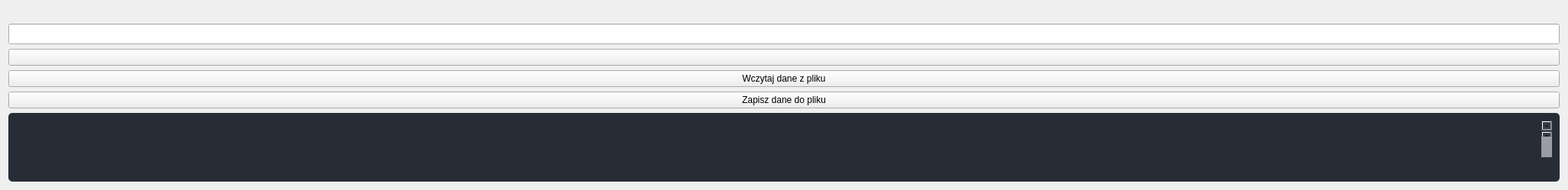
                  <widget class="QWidget" name="tabWidgetPage7">
                   <attribute name="icon">
                    <iconset>
                     <normaloff>zdjecia/DPD.jpg</normaloff>zdjecia/DPD.jpg</iconset>
                   </attribute>
                   <attribute name="title">
                    <string/>
                   </attribute>
                   <layout class="QVBoxLayout" name="verticalLayout_12">
                    <item alignment="Qt::AlignHCenter|Qt::AlignVCenter">
                     <widget class="QLabel" name="label_12">
                      <property name="maximumSize">
                       <size>
                        <width>16777215</width>
                        <height>333</height>
                       </size>
                      </property>
                      <property name="text">
                       <string/>
                      </property>
                      <property name="pixmap">
                       <pixmap>zdjecia/dpd.png</pixmap>
                      </property>
                     </widget>
                    </item>
                    <item>
                     <widget class="QLineEdit" name="lineEdit_10">
                      <property name="font">
                       <font>
                        <pointsize>12</pointsize>
                       </font>
                      </property>
                      <property name="clearButtonEnabled">
                       <bool>true</bool>
                      </property>
                     </widget>
                    </item>
                    <item>
                     <widget class="QPushButton" name="pushButton_13">
                      <property name="text">
                       <string/>
                      </property>
                      <property name="icon">
                       <iconset>
                        <normaloff>zdjecia/Jommans-Briefness-Search.ico</normaloff>zdjecia/Jommans-Briefness-Search.ico</iconset>
                      </property>
                      <property name="iconSize">
                       <size>
                        <width>30</width>
                        <height>30</height>
                       </size>
                      </property>
                     </widget>
                    </item>
                    <item>
                     <widget class="QPushButton" name="pushButton_14">
                      <property name="text">
                       <string>Wczytaj dane z pliku</string>
                      </property>
                      <property name="icon">
                       <iconset>
                        <normaloff>zdjecia/import-512.png</normaloff>zdjecia/import-512.png</iconset>
                      </property>
                      <property name="iconSize">
                       <size>
                        <width>30</width>
                        <height>30</height>
                       </size>
                      </property>
                     </widget>
                    </item>
                    <item>
                     <widget class="QPushButton" name="pushButton_20">
                      <property name="text">
                       <string>Zapisz dane do pliku</string>
                      </property>
                      <property name="icon">
                       <iconset>
                        <normaloff>zdjecia/excel-icon1.png</normaloff>zdjecia/excel-icon1.png</iconset>
                      </property>
                      <property name="iconSize">
                       <size>
                        <width>30</width>
                        <height>30</height>
                       </size>
                      </property>
                     </widget>
                    </item>
                    <item>
                     <widget class="QTableWidget" name="tableWidget_34">
                      <property name="sizePolicy">
                       <sizepolicy hsizetype="Expanding" vsizetype="Expanding">
                        <horstretch>0</horstretch>
                        <verstretch>0</verstretch>
                       </sizepolicy>
                      </property>
                      <property name="palette">
                       <palette>
                        <active>
                         <colorrole role="WindowText">
                          <brush brushstyle="SolidPattern">
                           <color alpha="255">
                            <red>210</red>
                            <green>210</green>
                            <blue>210</blue>
                           </color>
                          </brush>
                         </colorrole>
                         <colorrole role="Button">
                          <brush brushstyle="SolidPattern">
                           <color alpha="255">
                            <red>39</red>
                            <green>44</green>
                            <blue>54</blue>
                           </color>
                          </brush>
                         </colorrole>
                         <colorrole role="Text">
                          <brush brushstyle="SolidPattern">
                           <color alpha="255">
                            <red>210</red>
                            <green>210</green>
                            <blue>210</blue>
                           </color>
                          </brush>
                         </colorrole>
                         <colorrole role="ButtonText">
                          <brush brushstyle="SolidPattern">
                           <color alpha="255">
                            <red>210</red>
                            <green>210</green>
                            <blue>210</blue>
                           </color>
                          </brush>
                         </colorrole>
                         <colorrole role="Base">
                          <brush brushstyle="SolidPattern">
                           <color alpha="255">
                            <red>39</red>
                            <green>44</green>
                            <blue>54</blue>
                           </color>
                          </brush>
                         </colorrole>
                         <colorrole role="Window">
                          <brush brushstyle="SolidPattern">
                           <color alpha="255">
                            <red>39</red>
                            <green>44</green>
                            <blue>54</blue>
                           </color>
                          </brush>
                         </colorrole>
                        </active>
                        <inactive>
                         <colorrole role="WindowText">
                          <brush brushstyle="SolidPattern">
                           <color alpha="255">
                            <red>210</red>
                            <green>210</green>
                            <blue>210</blue>
                           </color>
                          </brush>
                         </colorrole>
                         <colorrole role="Button">
                          <brush brushstyle="SolidPattern">
                           <color alpha="255">
                            <red>39</red>
                            <green>44</green>
                            <blue>54</blue>
                           </color>
                          </brush>
                         </colorrole>
                         <colorrole role="Text">
                          <brush brushstyle="SolidPattern">
                           <color alpha="255">
                            <red>210</red>
                            <green>210</green>
                            <blue>210</blue>
                           </color>
                          </brush>
                         </colorrole>
                         <colorrole role="ButtonText">
                          <brush brushstyle="SolidPattern">
                           <color alpha="255">
                            <red>210</red>
                            <green>210</green>
                            <blue>210</blue>
                           </color>
                          </brush>
                         </colorrole>
                         <colorrole role="Base">
                          <brush brushstyle="SolidPattern">
                           <color alpha="255">
                            <red>39</red>
                            <green>44</green>
                            <blue>54</blue>
                           </color>
                          </brush>
                         </colorrole>
                         <colorrole role="Window">
                          <brush brushstyle="SolidPattern">
                           <color alpha="255">
                            <red>39</red>
                            <green>44</green>
                            <blue>54</blue>
                           </color>
                          </brush>
                         </colorrole>
                        </inactive>
                        <disabled>
                         <colorrole role="WindowText">
                          <brush brushstyle="SolidPattern">
                           <color alpha="255">
                            <red>210</red>
                            <green>210</green>
                            <blue>210</blue>
                           </color>
                          </brush>
                         </colorrole>
                         <colorrole role="Button">
                          <brush brushstyle="SolidPattern">
                           <color alpha="255">
                            <red>39</red>
                            <green>44</green>
                            <blue>54</blue>
                           </color>
                          </brush>
                         </colorrole>
                         <colorrole role="Text">
                          <brush brushstyle="SolidPattern">
                           <color alpha="255">
                            <red>210</red>
                            <green>210</green>
                            <blue>210</blue>
                           </color>
                          </brush>
                         </colorrole>
                         <colorrole role="ButtonText">
                          <brush brushstyle="SolidPattern">
                           <color alpha="255">
                            <red>210</red>
                            <green>210</green>
                            <blue>210</blue>
                           </color>
                          </brush>
                         </colorrole>
                         <colorrole role="Base">
                          <brush brushstyle="SolidPattern">
                           <color alpha="255">
                            <red>39</red>
                            <green>44</green>
                            <blue>54</blue>
                           </color>
                          </brush>
                         </colorrole>
                         <colorrole role="Window">
                          <brush brushstyle="SolidPattern">
                           <color alpha="255">
                            <red>39</red>
                            <green>44</green>
                            <blue>54</blue>
                           </color>
                          </brush>
                         </colorrole>
                        </disabled>
                       </palette>
                      </property>
                      <property name="styleSheet">
                       <string notr="true">QTableWidget {	
	background-color: rgb(39, 44, 54);
	padding: 10px;
	border-radius: 5px;
	gridline-color: rgb(44, 49, 60);
	border-bottom: 1px solid rgb(44, 49, 60);
}
QTableWidget::item{
	border-color: rgb(44, 49, 60);
	padding-left: 5px;
	padding-right: 5px;
	gridline-color: rgb(44, 49, 60);
}
QTableWidget::item:selected{
	background-color: rgb(85, 170, 255);
}
QScrollBar:horizontal {
    border: none;
    background: rgb(52, 59, 72);
    height: 14px;
    margin: 0px 21px 0 21px;
	border-radius: 0px;
}
 QScrollBar:vertical {
	border: none;
    background: rgb(52, 59, 72);
    width: 14px;
    margin: 21px 0 21px 0;
	border-radius: 0px;
 }
QHeaderView::section{
	Background-color: rgb(39, 44, 54);
	max-width: 30px;
	border: 1px solid rgb(44, 49, 60);
	border-style: none;
    border-bottom: 1px solid rgb(44, 49, 60);
    border-right: 1px solid rgb(44, 49, 60);
}
QTableWidget::horizontalHeader {	
	background-color: rgb(81, 255, 0);
}
QHeaderView::section:horizontal
{
    border: 1px solid rgb(32, 34, 42);
	background-color: rgb(27, 29, 35);
	padding: 3px;
	border-top-left-radius: 7px;
    border-top-right-radius: 7px;
}
QHeaderView::section:vertical
{
    border: 1px solid rgb(44, 49, 60);
}
</string>
                      </property>
                      <property name="frameShape">
                       <enum>QFrame::NoFrame</enum>
                      </property>
                      <property name="verticalScrollBarPolicy">
                       <enum>Qt::ScrollBarAlwaysOn</enum>
                      </property>
                      <property name="sizeAdjustPolicy">
                       <enum>QAbstractScrollArea::AdjustToContents</enum>
                      </property>
                      <property name="editTriggers">
                       <set>QAbstractItemView::NoEditTriggers</set>
                      </property>
                      <property name="alternatingRowColors">
                       <bool>false</bool>
                      </property>
                      <property name="selectionMode">
                       <enum>QAbstractItemView::SingleSelection</enum>
                      </property>
                      <property name="selectionBehavior">
                       <enum>QAbstractItemView::SelectRows</enum>
                      </property>
                      <property name="showGrid">
                       <bool>true</bool>
                      </property>
                      <property name="gridStyle">
                       <enum>Qt::SolidLine</enum>
                      </property>
                      <property name="sortingEnabled">
                       <bool>false</bool>
                      </property>
                      <attribute name="horizontalHeaderVisible">
                       <bool>false</bool>
                      </attribute>
                      <attribute name="horizontalHeaderCascadingSectionResizes">
                       <bool>true</bool>
                      </attribute>
                      <attribute name="horizontalHeaderDefaultSectionSize">
                       <number>200</number>
                      </attribute>
                      <attribute name="horizontalHeaderStretchLastSection">
                       <bool>true</bool>
                      </attribute>
                      <attribute name="verticalHeaderVisible">
                       <bool>false</bool>
                      </attribute>
                      <attribute name="verticalHeaderCascadingSectionResizes">
                       <bool>false</bool>
                      </attribute>
                      <attribute name="verticalHeaderHighlightSections">
                       <bool>false</bool>
                      </attribute>
                      <attribute name="verticalHeaderStretchLastSection">
                       <bool>true</bool>
                      </attribute>
                      <column>
                       <property name="text">
                        <string>0</string>
                       </property>
                      </column>
                      <column>
                       <property name="text">
                        <string>1</string>
                       </property>
                      </column>
                      <column>
                       <property name="text">
                        <string>2</string>
                       </property>
                      </column>
                      <column>
                       <property name="text">
                        <string>3</string>
                       </property>
                      </column>
                      <column>
                       <property name="text">
                        <string>4</string>
                       </property>
                      </column>
                      <column>
                       <property name="text">
                        <string>5</string>
                       </property>
                      </column>
                      <column>
                       <property name="text">
                        <string>6</string>
                       </property>
                      </column>
                      <column>
                       <property name="text">
                        <string>7</string>
                       </property>
                      </column>
                      <column>
                       <property name="text">
                        <string>8</string>
                       </property>
                      </column>
                      <column>
                       <property name="text">
                        <string>9</string>
                       </property>
                      </column>
                     </widget>
                    </item>
                   </layout>
                  </widget>
